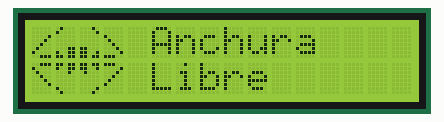
A sketch run on a simulated Arduino Uno, built with avr-gcc and run on an emulated ATmega328P. Shown: 16×2 character LCD.

Above: at 0.1 s.
At 5.1 s:
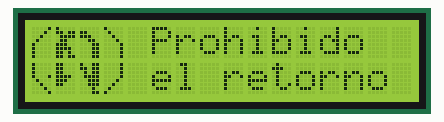

Measured:
- what the display in image 1 shows lasts 5.0 s, from 5.1 s to 10.1 s

The sketch:

practica11.ino
```cpp
#include <LiquidCrystal.h>
#define RS 12
#define E 11
#define D4 5
#define D5 4
#define D6 3
#define D7 2
#define col 16
#define row 2

LiquidCrystal lcd(RS, E, D4, D5, D6, D7);
// Señalamiento 1: Anchura libre
byte a[8] = {
  B00000,
  B00000,
  B00001,
  B00010,
  B00100,
  B01000,
  B10000,
  B00111
};
byte b[8] = {
  B01000,
  B10000,
  B00000,
  B00000,
  B00000,
  B00011,
  B10011,
  B11011
};
byte c[8] = {
  B00010,
  B00001,
  B00000,
  B00000,
  B00000,
  B11000,
  B11001,
  B11011
};
byte d[8] = {
  B00000,
  B00000,
  B10000,
  B01000,
  B00100,
  B00010,
  B00001,
  B11100
};
byte e[8] = {
  B00111,
  B10000,
  B01000,
  B00100,
  B00010,
  B00001,
  B00000,
  B00000
};
byte f[8] = {
  B11011,
  B10011,
  B00010,
  B00000,
  B00000,
  B00000,
  B10000,
  B01000,
};
byte g[8] = {
  B11011,
  B11001,
  B01000,
  B00000,
  B00000,
  B00000,
  B00001,
  B00010
};
byte h[8] = {
  B11100,
  B00001,
  B00010,
  B00100,
  B01000,
  B10000,
  B00000,
  B00000
};
// Señalamiento 2: Prohibido el retorno
byte i[8] = {
  B00001,
  B00010,
  B00100,
  B01000,
  B10000,
  B10000,
  B10000,
  B10000
};
byte j[8] = {
  B10000,
  B11011,
  B01111,
  B01100,
  B11100,
  B11110,
  B11010,
  B11011
};
byte k[8] = {
  B00000,
  B11000,
  B11100,
  B00110,
  B00011,
  B00011,
  B00011,
  B00011
};
byte l[8] = {
  B10000,
  B01000,
  B00100,
  B00010,
  B00001,
  B00001,
  B00001,
  B00001
};
byte m[8] = {
  B10000,
  B10000,
  B10000,
  B10001,
  B01000,
  B00100,
  B00010,
  B00001
};
byte n[8] = {
  B11000,
  B11000,
  B11000,
  B11110,
  B11100,
  B11000,
  B00000,
  B00000
};
byte o[8] = {
  B10011,
  B11011,
  B01011,
  B01111,
  B00111,
  B00111,
  B00010,
  B00011
};
byte p[8] = {
  B00001,
  B00001,
  B00001,
  B00001,
  B00010,
  B00100,
  B01000,
  B10000
};

void setup() {
  Serial.begin(9600);
  lcd.begin(col, row);
}

void loop() {
  uno();
  delay(5000); // parámetro c
  dos();
  delay(5000); // parámetro c
}

void uno() {
  lcd.clear();
  lcd.createChar(0, a);
  lcd.createChar(1, b);
  lcd.createChar(2, c);
  lcd.createChar(3, d);
  lcd.createChar(4, e);
  lcd.createChar(5, f);
  lcd.createChar(6, g);
  lcd.createChar(7, h);
  lcd.setCursor(0, 0); lcd.write(byte(0));
  lcd.setCursor(1, 0); lcd.write(byte(1));
  lcd.setCursor(2, 0); lcd.write(byte(2));
  lcd.setCursor(3, 0); lcd.write(byte(3));
  lcd.setCursor(0, 1); lcd.write(byte(4));
  lcd.setCursor(1, 1); lcd.write(byte(5));
  lcd.setCursor(2, 1); lcd.write(byte(6));
  lcd.setCursor(3, 1); lcd.write(byte(7));
  lcd.setCursor(5, 0); lcd.print("Anchura");
  lcd.setCursor(5, 1); lcd.print("Libre");
}

void dos() {
  lcd.clear();
  lcd.createChar(0, i);
  lcd.createChar(1, j);
  lcd.createChar(2, k);
  lcd.createChar(3, l);
  lcd.createChar(4, m);
  lcd.createChar(5, n);
  lcd.createChar(6, o);
  lcd.createChar(7, p);
  lcd.setCursor(0, 0); lcd.write(byte(0));
  lcd.setCursor(1, 0); lcd.write(byte(1));
  lcd.setCursor(2, 0); lcd.write(byte(2));
  lcd.setCursor(3, 0); lcd.write(byte(3));
  lcd.setCursor(0, 1); lcd.write(byte(4));
  lcd.setCursor(1, 1); lcd.write(byte(5));
  lcd.setCursor(2, 1); lcd.write(byte(6));
  lcd.setCursor(3, 1); lcd.write(byte(7));
  lcd.setCursor(5, 0); lcd.print("Prohibido");
  lcd.setCursor(5, 1); lcd.print("el retorno");
}
```
